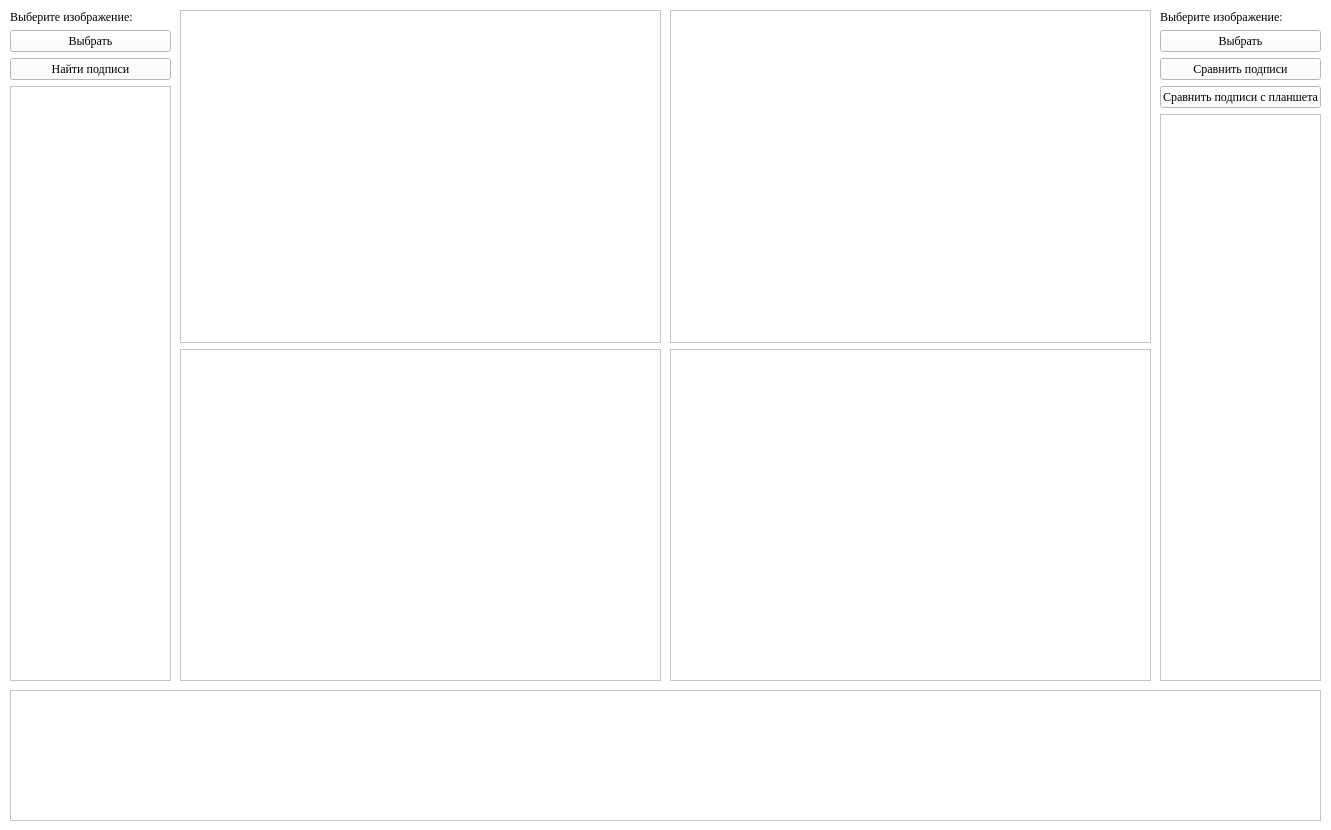
<?xml version="1.0" encoding="UTF-8"?>
<ui version="4.0">
 <class>MainWindow</class>
 <widget class="QMainWindow" name="MainWindow">
  <property name="geometry">
   <rect>
    <x>0</x>
    <y>0</y>
    <width>1331</width>
    <height>830</height>
   </rect>
  </property>
  <property name="minimumSize">
   <size>
    <width>1331</width>
    <height>830</height>
   </size>
  </property>
  <property name="maximumSize">
   <size>
    <width>1331</width>
    <height>830</height>
   </size>
  </property>
  <property name="windowTitle">
   <string>Распознование подписи на изображении</string>
  </property>
  <property name="styleSheet">
   <string notr="true">background-color: white;
font-family: Times New Roman;</string>
  </property>
  <widget class="QWidget" name="centralwidget">
   <widget class="QWidget" name="layoutWidget">
    <property name="geometry">
     <rect>
      <x>180</x>
      <y>10</y>
      <width>481</width>
      <height>671</height>
     </rect>
    </property>
    <layout class="QVBoxLayout" name="verticalLayout_2">
     <item>
      <widget class="QGraphicsView" name="originalImageView"/>
     </item>
     <item>
      <widget class="QGraphicsView" name="processedImageView"/>
     </item>
    </layout>
   </widget>
   <widget class="QWidget" name="layoutWidget">
    <property name="geometry">
     <rect>
      <x>10</x>
      <y>10</y>
      <width>161</width>
      <height>671</height>
     </rect>
    </property>
    <layout class="QVBoxLayout" name="verticalLayout_3">
     <item>
      <layout class="QVBoxLayout" name="verticalLayout">
       <item>
        <widget class="QLabel" name="choseImageLabel">
         <property name="text">
          <string>Выберите изображение:</string>
         </property>
         <property name="textFormat">
          <enum>Qt::AutoText</enum>
         </property>
        </widget>
       </item>
       <item>
        <widget class="QPushButton" name="chooseImageButton">
         <property name="text">
          <string>Выбрать</string>
         </property>
        </widget>
       </item>
       <item>
        <widget class="QPushButton" name="findSignaturesButton">
         <property name="text">
          <string>Найти подписи</string>
         </property>
        </widget>
       </item>
      </layout>
     </item>
     <item>
      <widget class="QListView" name="signaturesList"/>
     </item>
    </layout>
   </widget>
   <widget class="QWidget" name="layoutWidget_2">
    <property name="geometry">
     <rect>
      <x>670</x>
      <y>10</y>
      <width>481</width>
      <height>671</height>
     </rect>
    </property>
    <layout class="QVBoxLayout" name="verticalLayout_4">
     <item>
      <widget class="QGraphicsView" name="secondOriginalImageView"/>
     </item>
     <item>
      <widget class="QGraphicsView" name="secondProcessedImageView"/>
     </item>
    </layout>
   </widget>
   <widget class="QWidget" name="layoutWidget_3">
    <property name="geometry">
     <rect>
      <x>1160</x>
      <y>10</y>
      <width>161</width>
      <height>671</height>
     </rect>
    </property>
    <layout class="QVBoxLayout" name="verticalLayout_5">
     <item>
      <layout class="QVBoxLayout" name="verticalLayout_6">
       <item>
        <widget class="QLabel" name="secondChoseImageLabel">
         <property name="text">
          <string>Выберите изображение:</string>
         </property>
         <property name="textFormat">
          <enum>Qt::AutoText</enum>
         </property>
        </widget>
       </item>
       <item>
        <widget class="QPushButton" name="secondChooseImageButton">
         <property name="text">
          <string>Выбрать</string>
         </property>
        </widget>
       </item>
       <item>
        <widget class="QPushButton" name="compareSignaturesButton">
         <property name="text">
          <string>Сравнить подписи</string>
         </property>
        </widget>
       </item>
      </layout>
     </item>
     <item>
      <widget class="QPushButton" name="compareSignaturesPlaneButton">
       <property name="text">
        <string>Сравнить подписи с планшета</string>
       </property>
      </widget>
     </item>
     <item>
      <widget class="QListView" name="secondSignaturesList"/>
     </item>
    </layout>
   </widget>
   <widget class="QTextBrowser" name="resultTextBrowser">
    <property name="geometry">
     <rect>
      <x>10</x>
      <y>690</y>
      <width>1311</width>
      <height>131</height>
     </rect>
    </property>
   </widget>
  </widget>
 </widget>
 <resources/>
 <connections/>
</ui>
